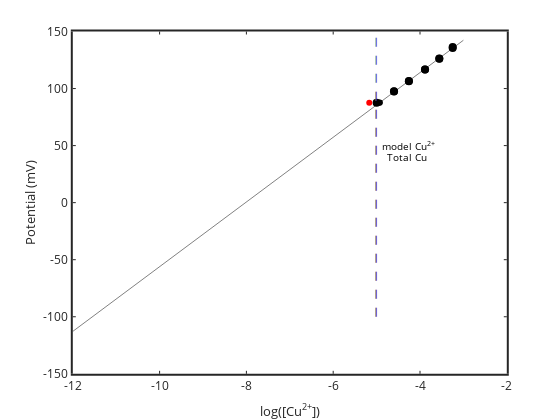

Source (notebook cell):
### Code cell
% MODEL FOR COMPARISON

%model with just inorganic speciation
%geochemical model
% input the constants and solution chemistry

flag1=2; %flag1 for concentration based search vector (1) or for log based search vector (2).
flag2=1; %flag2 for numerical derivatives (2) or analtyical derivatives (1)
database=[]; 
flag3=0; % flag3 1 for show warnings. 0 no warnings
flag4=0; %if=1 solve tableau one line at a time to get a good initial guess (no solids). really challenging probs only
flag5=0; %if=1 use stored initial guess for including solids

CuT=CuTmeas; inorganicTOTALS=[CuT];
inorganicTOTALS(inorganicTOTALS==0)=1e-16; % get rid of zero values, b/c div by zero error
TOTALS=[inorganicTOTALS]; %TOTALS=inorganicTOTALS;
pe=20.75-pH; PCO2=10^-3.5;
[Cuall,CuOH,CuOH2s,CuOs,CuCO3s,tenorite,malachite,MASSERR]=CuOHCO2opentableauallsolids(pH,pe,PCO2,TOTALS',flag1,flag2,flag3,flag4,flag5,database);
[CuwithCuOs,CuOH,CuOH2s,CuOs,CuCO3s,tenorite,malachite,MASSERR]=CuOHCO2opentableauCuOs(pH,pe,PCO2,TOTALS',flag1,flag2,flag3,flag4,flag5,database);
[Cunosolid,CuOH,CuOH2s,CuOs,CuCO3s,tenorite,malachite,MASSERR]=CuOHCO2opentableaunosolid(pH,pe,PCO2,TOTALS',flag1,flag2,flag3,flag4,flag5,database);

plot(log10(CuTplus),Emeas,'ko','markersize',8)

hold on
plot([logCuoriginal'],[mVAoriginal'],'ko')
logCuplot=-12:0.1:-3; Eplot=polyval(param,logCuplot);
plot(logCuplot,Eplot,'k-')
set(gca,'linewidth',2)
xlabel('log[Cu^{2+}]'); ylabel('E (mV)')
hold on

plot([log10(Cuall) log10(Cuall)],[-100 100],'r--')
plot([log10(Cunosolid) log10(Cunosolid)],[-100 150],'m--'); hold on
plot([log10(CuwithCuOs) log10(CuwithCuOs)],[-100 150],'g--'); hold on
plot([log10(CuT) log10(CuT)],[-100 150],'b--')
%plot([-9.576 -9.576],[-100 100],'b--')

text(log10(Cunosolid)+0.1,50,'model Cu^{2+}','rotation',90)
text(log10(CuT)+0.2,40,'Total Cu','rotation',90)


xlabel('log([Cu^{2+}])')
ylabel('Potential (mV)')
set(gca,'LineWidth',2,'fontsize',12)

logCunosolid=log10(Cunosolid)
logCuoriginalsample=mean((mVAoriginal-param(2))/param(1))
logCuonept

plot(logCuonept,Eorig,'ro','markerfacecolor','r')

### Figure 1 — Plotly figure (JSON) as saved in the notebook; plotly's stock layout.template omitted (floating-point values rounded to 4 significant figures)
{"data": [{"line": {"color": "rgb(0, 0, 0)", "width": 0.5}, "marker": {"color": "rgb(0, 0, 0)", "line": {"color": "rgb(0, 0, 0)"}, "size": 8, "symbol": "circle"}, "mode": "markers", "name": "", "showlegend": false, "type": "scatter", "visibility": true, "x": [-5, -4.599, -4.599, -4.256, -4.256, -3.884, -3.884, -3.555, -3.555, -3.247, -3.247], "xaxis": "x", "y": [87.5, 97.4, 97.7, 106.4, 106.6, 116.7, 116.6, 126.3, 126.2, 136.5, 135.5], "yaxis": "y"}, {"line": {"color": "rgb(0, 0, 0)", "width": 0.5}, "marker": {"color": "rgb(0, 0, 0)", "line": {"color": "rgb(0, 0, 0)"}, "size": 6, "symbol": "circle"}, "mode": "markers", "name": "", "showlegend": false, "type": "scatter", "visibility": true, "x": [-4.929], "xaxis": "x", "y": [87.8], "yaxis": "y"}, {"line": {"color": "rgb(0, 0, 0)", "width": 0.5}, "marker": {"color": "rgb(0, 0, 0)", "line": {"color": "rgb(0, 0, 0)"}, "size": 6, "symbol": "circle"}, "mode": "markers", "name": "", "showlegend": false, "type": "scatter", "visibility": true, "x": [-4.929], "xaxis": "x", "y": [87.5], "yaxis": "y"}, {"line": {"color": "rgb(0, 0, 0)", "dash": "solid", "width": 0.5}, "marker": {"color": "rgb(0, 0, 0)", "line": {"color": "rgb(0, 0, 0)"}, "size": 6, "symbol": "none"}, "mode": "lines", "name": "", "showlegend": false, "type": "scatter", "visibility": true, "x": [-12, -11.9, -11.8, -11.7, -11.6, -11.5, -11.4, -11.3, -11.2, -11.1, -11, -10.9, -10.8, -10.7, -10.6, -10.5, -10.4, -10.3, -10.2, -10.1, -10, -9.9, -9.8, -9.7, -9.6, -9.5, -9.4, -9.3, -9.2, -9.1, -9, -8.9, -8.8, -8.7, -8.6, -8.5, -8.4, -8.3, -8.2, -8.1, -8, -7.9, -7.8, -7.7, -7.6, -7.5, -7.4, -7.3, -7.2, -7.1, -7, -6.9, -6.8, -6.7, -6.6, -6.5, -6.4, -6.3, -6.2, -6.1, -6, -5.9, -5.8, -5.7, -5.6, -5.5, -5.4, -5.3, -5.2, -5.1, -5, -4.9, -4.8, -4.7, -4.6, -4.5, -4.4, -4.3, -4.2, -4.1, -4, -3.9, -3.8, -3.7, -3.6, -3.5, -3.4, -3.3, -3.2, -3.1, -3], "xaxis": "x", "y": [-112.8, -110.0, -107.2, -104.3, -101.5, -98.65, -95.82, -92.98, -90.15, -87.31, -84.48, -81.64, -78.81, -75.97, -73.14, -70.3, -67.47, -64.63, -61.79, -58.96, -56.12, -53.29, -50.45, -47.62, -44.78, -41.95, -39.11, -36.28, -33.44, -30.61, -27.77, -24.94, -22.1, -19.27, -16.43, -13.6, -10.76, -7.926, -5.091, -2.256, 0.5792, 3.414, 6.25, 9.085, 11.92, 14.76, 17.59, 20.43, 23.26, 26.1, 28.93, 31.77, 34.6, 37.44, 40.27, 43.11, 45.94, 48.78, 51.61, 54.45, 57.28, 60.12, 62.95, 65.79, 68.62, 71.46, 74.29, 77.13, 79.96, 82.8, 85.63, 88.47, 91.3, 94.14, 96.98, 99.81, 102.6, 105.5, 108.3, 111.2, 114.0, 116.8, 119.7, 122.5, 125.3, 128.2, 131.0, 133.8, 136.7, 139.5, 142.3], "yaxis": "y"}, {"line": {"color": "rgb(255,0,0)", "dash": "dash", "width": 0.5}, "marker": {"color": "rgb(255,0,0)", "line": {"color": "rgb(255,0,0)"}, "size": 6, "symbol": "none"}, "mode": "lines", "name": "", "showlegend": false, "type": "scatter", "visibility": true, "x": [-5.016, -5.016], "xaxis": "x", "y": [-100, 100], "yaxis": "y"}, {"line": {"color": "rgb(255,0,255)", "dash": "dash", "width": 0.5}, "marker": {"color": "rgb(255,0,255)", "line": {"color": "rgb(255,0,255)"}, "size": 6, "symbol": "none"}, "mode": "lines", "name": "", "showlegend": false, "type": "scatter", "visibility": true, "x": [-5.016, -5.016], "xaxis": "x", "y": [-100, 150], "yaxis": "y"}, {"line": {"color": "rgb(0,255,0)", "dash": "dash", "width": 0.5}, "marker": {"color": "rgb(0,255,0)", "line": {"color": "rgb(0,255,0)"}, "size": 6, "symbol": "none"}, "mode": "lines", "name": "", "showlegend": false, "type": "scatter", "visibility": true, "x": [-5.016, -5.016], "xaxis": "x", "y": [-100, 150], "yaxis": "y"}, {"line": {"color": "rgb(0,0,255)", "dash": "dash", "width": 0.5}, "marker": {"color": "rgb(0,0,255)", "line": {"color": "rgb(0,0,255)"}, "size": 6, "symbol": "none"}, "mode": "lines", "name": "", "showlegend": false, "type": "scatter", "visibility": true, "x": [-5, -5], "xaxis": "x", "y": [-100, 150], "yaxis": "y"}, {"line": {"color": "rgb(255,0,0)", "width": 0.5}, "marker": {"color": "rgb(255,0,0)", "line": {"color": "rgb(255,0,0)"}, "size": 6, "symbol": "circle"}, "mode": "markers", "name": "", "showlegend": false, "type": "scatter", "visibility": true, "x": [-5.169], "xaxis": "x", "y": [87.65], "yaxis": "y"}], "layout": {"annotations": [{"font": {"color": "rgb(0, 0, 0)", "size": 10}, "showarrow": false, "text": "model Cu<sup>2+</sup>", "x": -4.916, "xanchor": "left", "xref": "x", "y": 50, "yanchor": "middle", "yref": "y"}, {"font": {"color": "rgb(0, 0, 0)", "size": 10}, "showarrow": false, "text": "Total Cu", "x": -4.8, "xanchor": "left", "xref": "x", "y": 40, "yanchor": "middle", "yref": "y"}], "height": 420, "hovermode": "closest", "margin": {"b": 0, "l": 0, "r": 0, "t": 0}, "plot_bgcolor": "rgba(0, 0, 0, 0)", "showlegend": false, "width": 560, "xaxis": {"anchor": "y", "autorange": false, "domain": [0.13, 0.905], "exponentformat": "none", "gridcolor": "rgba(38,38,38,0.15)", "gridwidth": 2, "linecolor": "rgb(38,38,38)", "linewidth": 2, "mirror": "ticks", "range": [-12, -2], "showgrid": false, "showline": true, "side": "bottom", "spikedash": "solid", "spikemode": "across", "spikesides": false, "spikethickness": 1, "tickangle": 0, "tickcolor": "rgb(38,38,38)", "tickfont": {"color": "rgb(38,38,38)", "size": 12}, "ticklen": 3, "ticks": "inside", "ticktext": ["-12", "-10", "-8", "-6", "-4", "-2"], "tickvals": [-12, -10, -8, -6, -4, -2], "title": {"font": {"color": "rgb(38,38,38)", "size": 13.2}, "text": "log([Cu<sup>2+</sup>])"}, "type": "linear", "visible": true, "zeroline": false}, "yaxis": {"anchor": "x", "autorange": false, "domain": [0.11, 0.925], "exponentformat": "none", "gridcolor": "rgba(38,38,38,0.15)", "gridwidth": 2, "linecolor": "rgb(38,38,38)", "linewidth": 2, "mirror": "ticks", "range": [-150, 150], "showgrid": false, "showline": true, "side": "left", "spikedash": "solid", "spikemode": "across", "spikesides": false, "spikethickness": 1, "tickangle": 0, "tickcolor": "rgb(38,38,38)", "tickfont": {"color": "rgb(38,38,38)", "size": 12}, "ticklen": 3, "ticks": "inside", "ticktext": ["-150", "-100", "-50", "0", "50", "100", "150"], "tickvals": [-150, -100, -50, 0, 50, 100, 150], "title": {"font": {"color": "rgb(38,38,38)", "size": 13.2}, "text": "Potential (mV)"}, "type": "linear", "visible": true, "zeroline": false}}}
